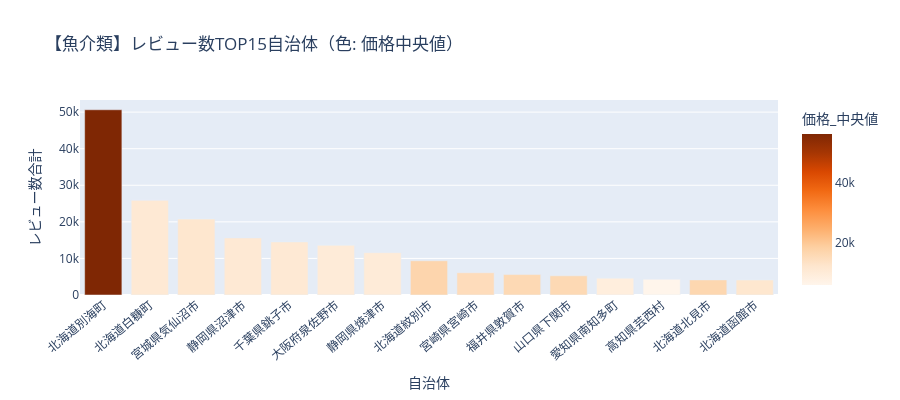
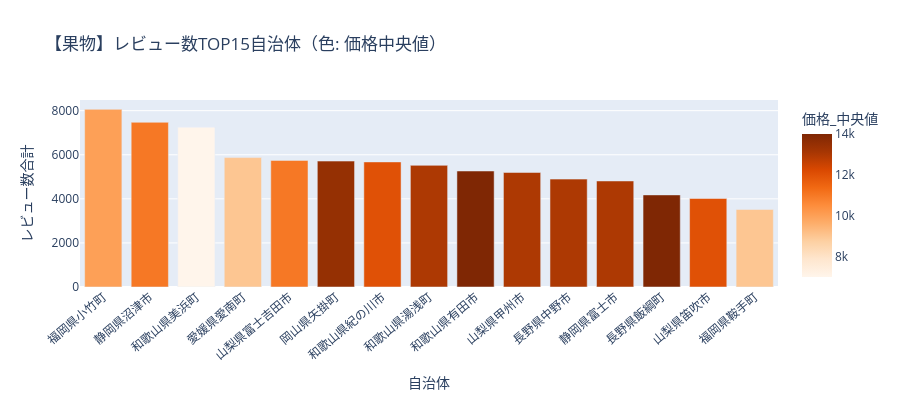
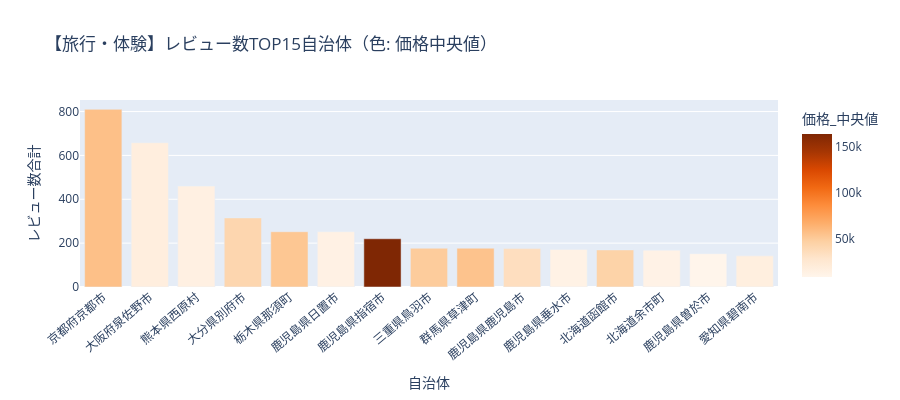

Write notebook code for charts like these, in order.
### Code cell
# 複数カテゴリで同様に確認
for cat in ['魚介類', '果物', '旅行・体験']:
    top = shop_analysis[shop_analysis['category'] == cat].nlargest(15, 'レビュー数_合計')
    fig = px.bar(
        top,
        x='shop_name', y='レビュー数_合計',
        color='価格_中央値',
        color_continuous_scale='Oranges',
        title=f'【{cat}】レビュー数TOP15自治体（色: 価格中央値）',
        labels={'shop_name': '自治体', 'レビュー数_合計': 'レビュー数合計'},
        height=400
    )
    fig.update_layout(xaxis_tickangle=-40)
    fig.show()

### Figure 1 — Plotly figure (JSON) as saved in the notebook; plotly's stock layout.template omitted (floating-point values rounded to 4 significant figures)
{"data": [{"hovertemplate": "自治体=%{x}<br>レビュー数合計=%{y}<br>価格_中央値=%{marker.color}<extra></extra>", "legendgroup": "", "marker": {"color": [56000.0, 11000.0, 12000.0, 11000.0, 11000.0, 10000.0, 10000.0, 17000.0, 15000.0, 16000.0, 16000.0, 9000.0, 6000.0, 16500.0, 12000.0], "coloraxis": "coloraxis", "pattern": {"shape": ""}}, "name": "", "orientation": "v", "showlegend": false, "textposition": "auto", "type": "bar", "x": ["北海道別海町", "北海道白糠町", "宮城県気仙沼市", "静岡県沼津市", "千葉県銚子市", "大阪府泉佐野市", "静岡県焼津市", "北海道紋別市", "宮崎県宮崎市", "福井県敦賀市", "山口県下関市", "愛知県南知多町", "高知県芸西村", "北海道北見市", "北海道函館市"], "xaxis": "x", "y": [50646, 25875, 20746, 15612, 14508, 13576, 11574, 9357, 6088, 5594, 5239, 4582, 4297, 4127, 4102], "yaxis": "y"}], "layout": {"barmode": "relative", "coloraxis": {"colorbar": {"title": {"text": "価格_中央値"}}, "colorscale": [[0, "rgb(255,245,235)"], [0.125, "rgb(254,230,206)"], [0.25, "rgb(253,208,162)"], [0.375, "rgb(253,174,107)"], [0.5, "rgb(253,141,60)"], [0.625, "rgb(241,105,19)"], [0.75, "rgb(217,72,1)"], [0.875, "rgb(166,54,3)"], [1, "rgb(127,39,4)"]]}, "height": 400, "legend": {"tracegroupgap": 0}, "title": {"text": "【魚介類】レビュー数TOP15自治体（色: 価格中央値）"}, "xaxis": {"anchor": "y", "domain": [0, 1], "tickangle": -40, "title": {"text": "自治体"}}, "yaxis": {"anchor": "x", "domain": [0, 1], "title": {"text": "レビュー数合計"}}}}

### Figure 2 — Plotly figure (JSON) as saved in the notebook; plotly's stock layout.template omitted (floating-point values rounded to 4 significant figures)
{"data": [{"hovertemplate": "自治体=%{x}<br>レビュー数合計=%{y}<br>価格_中央値=%{marker.color}<extra></extra>", "legendgroup": "", "marker": {"color": [10000.0, 11000.0, 7000.0, 9000.0, 11000.0, 13500.0, 12000.0, 13000.0, 14000.0, 13000.0, 13000.0, 13000.0, 14000.0, 12000.0, 9000.0], "coloraxis": "coloraxis", "pattern": {"shape": ""}}, "name": "", "orientation": "v", "showlegend": false, "textposition": "auto", "type": "bar", "x": ["福岡県小竹町", "静岡県沼津市", "和歌山県美浜町", "愛媛県愛南町", "山梨県富士吉田市", "岡山県矢掛町", "和歌山県紀の川市", "和歌山県湯浅町", "和歌山県有田市", "山梨県甲州市", "長野県中野市", "静岡県富士市", "長野県飯綱町", "山梨県笛吹市", "福岡県鞍手町"], "xaxis": "x", "y": [8060, 7472, 7252, 5872, 5743, 5713, 5675, 5519, 5263, 5196, 4895, 4810, 4178, 4016, 3517], "yaxis": "y"}], "layout": {"barmode": "relative", "coloraxis": {"colorbar": {"title": {"text": "価格_中央値"}}, "colorscale": [[0, "rgb(255,245,235)"], [0.125, "rgb(254,230,206)"], [0.25, "rgb(253,208,162)"], [0.375, "rgb(253,174,107)"], [0.5, "rgb(253,141,60)"], [0.625, "rgb(241,105,19)"], [0.75, "rgb(217,72,1)"], [0.875, "rgb(166,54,3)"], [1, "rgb(127,39,4)"]]}, "height": 400, "legend": {"tracegroupgap": 0}, "title": {"text": "【果物】レビュー数TOP15自治体（色: 価格中央値）"}, "xaxis": {"anchor": "y", "domain": [0, 1], "tickangle": -40, "title": {"text": "自治体"}}, "yaxis": {"anchor": "x", "domain": [0, 1], "title": {"text": "レビュー数合計"}}}}

### Figure 3 — Plotly figure (JSON) as saved in the notebook; plotly's stock layout.template omitted (floating-point values rounded to 4 significant figures)
{"data": [{"hovertemplate": "自治体=%{x}<br>レビュー数合計=%{y}<br>価格_中央値=%{marker.color}<extra></extra>", "legendgroup": "", "marker": {"color": [57000.0, 18000.0, 15000.0, 42000.0, 53000.0, 14000.0, 163800.0, 50000.0, 55000.0, 35000.0, 13000.0, 45000.0, 12500.0, 9000.0, 17000.0], "coloraxis": "coloraxis", "pattern": {"shape": ""}}, "name": "", "orientation": "v", "showlegend": false, "textposition": "auto", "type": "bar", "x": ["京都府京都市", "大阪府泉佐野市", "熊本県西原村", "大分県別府市", "栃木県那須町", "鹿児島県日置市", "鹿児島県指宿市", "三重県鳥羽市", "群馬県草津町", "鹿児島県鹿児島市", "鹿児島県垂水市", "北海道函館市", "北海道余市町", "鹿児島県曽於市", "愛知県碧南市"], "xaxis": "x", "y": [810, 658, 460, 315, 252, 252, 220, 177, 177, 175, 171, 169, 168, 152, 142], "yaxis": "y"}], "layout": {"barmode": "relative", "coloraxis": {"colorbar": {"title": {"text": "価格_中央値"}}, "colorscale": [[0, "rgb(255,245,235)"], [0.125, "rgb(254,230,206)"], [0.25, "rgb(253,208,162)"], [0.375, "rgb(253,174,107)"], [0.5, "rgb(253,141,60)"], [0.625, "rgb(241,105,19)"], [0.75, "rgb(217,72,1)"], [0.875, "rgb(166,54,3)"], [1, "rgb(127,39,4)"]]}, "height": 400, "legend": {"tracegroupgap": 0}, "title": {"text": "【旅行・体験】レビュー数TOP15自治体（色: 価格中央値）"}, "xaxis": {"anchor": "y", "domain": [0, 1], "tickangle": -40, "title": {"text": "自治体"}}, "yaxis": {"anchor": "x", "domain": [0, 1], "title": {"text": "レビュー数合計"}}}}
